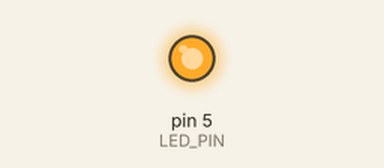
This sketch was run on a simulated Arduino Uno, built with avr-gcc and run on an emulated ATmega328P. On the bench: output pins drawn as LEDs (lit = HIGH). What the sketch prints to the serial monitor is not drawn.

Above: at 0.05 s.
At 0.85 s:
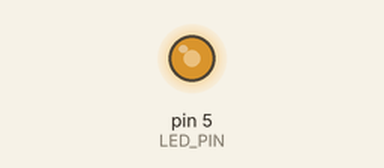
At 1.55 s:
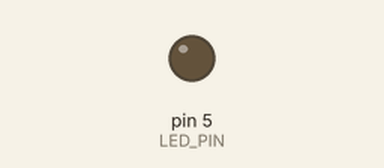
Timing chart, 0 to 3.6 s (numbered marks = the images above):
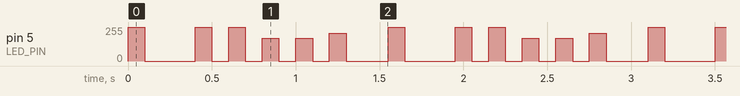

Measured:
- by itself, pin 5 (LED_PIN): repeats every 1.6 s: 0/255 0.30 s, 2 × (255/255 0.10 s, 0/255 0.10 s), 2 × (170/255 0.10 s, 0/255 0.10 s), 210/255 0.10 s, 0/255 0.25 s, 255/255 0.10 s

The sketch:

Transmitter.ino
```cpp
// Sends 4-bit OOK preamble and 3 CAP pulses 6 bits payload

const int LED_PIN = 5;
const unsigned long BIT_DELAY = 100;    // ms per on/off

//this is fixed 6-bit test payload
const char PAYLOAD[]   = "101011";

// 4-bit OOK pattern
const bool PREAMBLE[4] = { 1, 0, 1, 1 };

// Brightness levels for the CAP encoding
const int LOW_BRIGHT  = 170;  // "10"
const int MED_BRIGHT  = 210;  // "11"
const int HIGH_BRIGHT = 255;  // "01"

void sendOOK(bool bit) {
  digitalWrite(LED_PIN, bit ? HIGH : LOW);
  delay(BIT_DELAY);
  digitalWrite(LED_PIN, LOW);
  delay(BIT_DELAY);
}

void sendCAP(int brightness) {
  analogWrite(LED_PIN, brightness);
  delay(BIT_DELAY);
  digitalWrite(LED_PIN, LOW);
  delay(BIT_DELAY);
}

void setup() {
  pinMode(LED_PIN, OUTPUT);
  digitalWrite(LED_PIN, LOW);
  Serial.begin(115200);
}

void loop() {
  // Log the send event in serial monitor
  unsigned long txTime = millis();
  Serial.print("SEND,");
  Serial.print(txTime);
  Serial.print(",");
  Serial.println(PAYLOAD);

  // this transmit OOK preamble
  for (int i = 0; i < 4; i++) {
    sendOOK(PREAMBLE[i]);
  }
  // Transmit 3 CAP pulses (each carries 2 bits)
  for (int i = 0; i < 6; i += 2) {
    char a = PAYLOAD[i], b = PAYLOAD[i+1];
    if      (a=='1' && b=='0') sendCAP(LOW_BRIGHT);
    else if (a=='1' && b=='1') sendCAP(MED_BRIGHT);
    else if (a=='0' && b=='1') sendCAP(HIGH_BRIGHT);
    else                        sendCAP(0);  // “00” or invalid
  }

  delay(150);  // stop for bit before next trial
}
```
